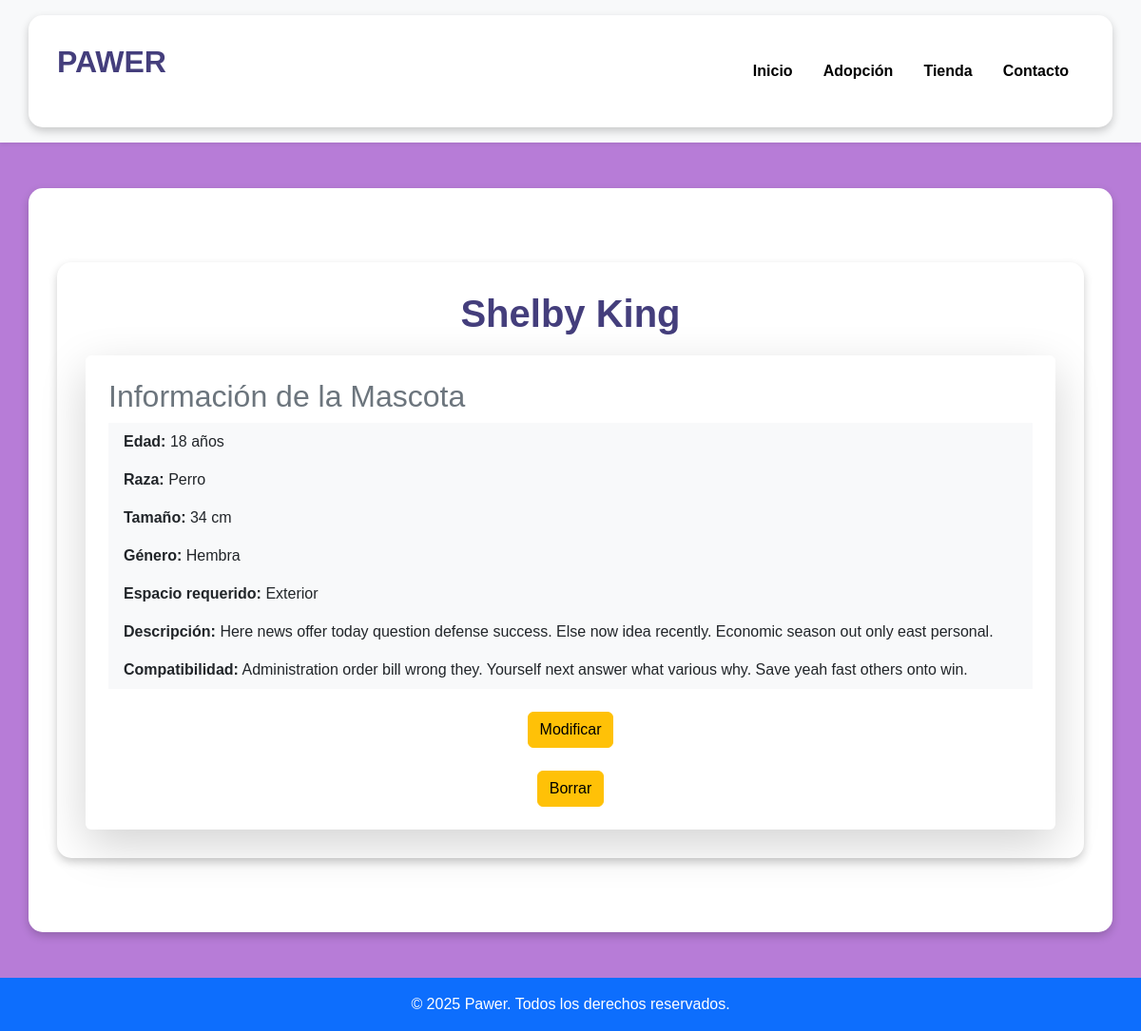
/PetsAdoption/pet/5/, run on the app's committed database.
### PetsAdoption/models.py (models this page shows, shortened)
class Pet(models.Model):
    name = models.CharField(max_length=100)
    species = models.CharField(max_length=50)
    age = models.IntegerField()
    size = models.CharField(max_length=20)
    gender = models.CharField(max_length=20)
    space_required = models.TextField()
    description = models.TextField()
    compatibility = models.TextField()
    pet_lever = models.ForeignKey(PetLever, on_delete=models.CASCADE, related_name='pets', null=True, blank=True)
    created_at = models.DateTimeField(auto_now_add=True)
    updated_at = models.DateTimeField(auto_now=True)

### PetsAdoption/views.py (the view)
# urls.py: path('pet/<int:pet_id>/', views.pet_detail, name='pet_detail'),
def pet_detail(request, pet_id):
    pet = get_object_or_404(Pet, id=pet_id)
    return render(request, 'detailPet.html', {'pet': pet})

### PetsAdoption/templates/detailPet.html
{% extends "base.html" %}
{% block content %}
<div class="container my-5">
    <h1 class="text-center text-primary fw-bold">{{ pet.name }}</h1>
    <div class="card shadow-lg p-4">
        <h2 class="text-secondary">Información de la Mascota</h2>
        <ul class="list-group list-group-flush">
            <li class="list-group-item"><strong>Edad:</strong> {{ pet.age }} años</li>
            <li class="list-group-item"><strong>Raza:</strong> {{ pet.species }}</li>
            <li class="list-group-item"><strong>Tamaño:</strong> {{ pet.size }} cm</li>
            <li class="list-group-item"><strong>Género:</strong> {{ pet.gender }}</li>
            <li class="list-group-item"><strong>Espacio requerido:</strong> {{ pet.space_required }}</li>
            <li class="list-group-item"><strong>Descripción:</strong> {{ pet.description }}</li>
            <li class="list-group-item"><strong>Compatibilidad:</strong> {{ pet.compatibility }}</li>
        </ul>
        <div class="text-center mt-4">
            <a href="{% url 'edit_pet' pet.id %}" class="btn btn-warning">Modificar</a>
        </div>
        <div class="text-center mt-4">
            <a href="{% url 'delete_pet' pet.id %}" class="btn btn-warning">Borrar</a>
        </div>
    </div>
</div>
{% endblock %}

### static/css/styles.css (style rules this page uses)
body { font-family: 'Poppins', sans-serif; background-color: #b77cd7; color: #443e7c; margin: 0; padding: 0; }
h1 { color: white; text-align: center; margin-bottom: 20px; }
.container { background-color: white; padding: 30px; border-radius: 15px; box-shadow: 0 4px 10px rgba(0, 0, 0, 0.2); }
h1.text-primary { color: #443e7c !important; }
.card { border: none; transition: transform 0.3s ease-in-out; }
.list-group-item { background-color: #f8f9fa; border: none; }

### data on the page
Pet: name "Shelby King", age "18", species "Perro", size "34", gender "Hembra", space_required "Exterior", description "Here news offer today question defense success. Else now idea recently. Economic season out only east personal.", compatibility "Administration order bill wrong they. Yourself next answer what various why. Save yeah fast others onto win."
